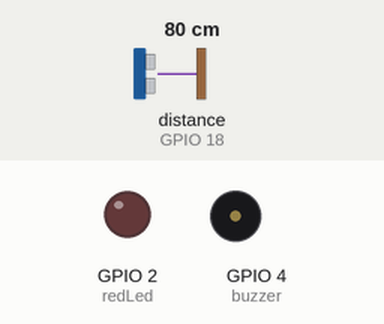
This sketch was run on a simulated ESP32. Parts: output pins drawn as LEDs (lit = HIGH), buzzer (waves = sounding). Wiring (inferred from the names in the program): ultrasonic range finder: trigger GPIO 5; echo GPIO 18. Inputs (shaded band) come from the test bench; at power-on: distance to the obstacle (sensor on GPIO 18) 80 cm. The echo pulse lasts 58.3 µs per cm; WiFi joins after 1.5 s; servers stay silent unless stated; pins used as bus, display or sensor lines are not drawn; what the sketch prints to the serial monitor is not drawn.

Above: at 2.7 s.
2.8 s: distance to the obstacle (sensor on GPIO 18) set to 30 cm
5.5 s: distance to the obstacle (sensor on GPIO 18) set to 24 cm
At 6.4 s:
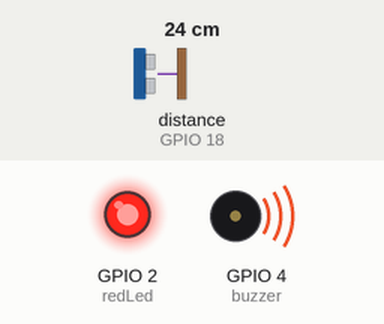
8.2 s: distance to the obstacle (sensor on GPIO 18) set to 35 cm
At 10.7 s:
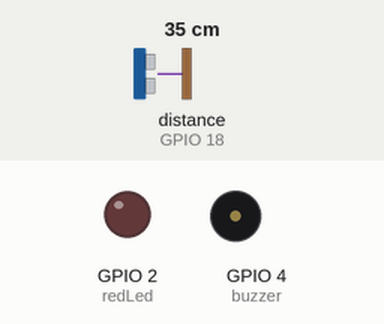
11.0 s: distance to the obstacle (sensor on GPIO 18) set to 2 cm
At 12.4 s:
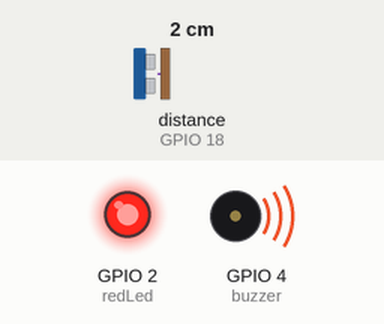
Timing chart, 0 to 14.0 s (numbered marks = the images above; inputs shaded):
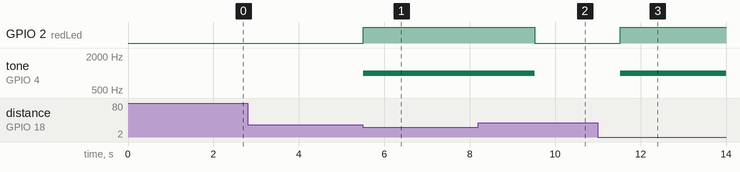

The sketch:

flood_monitoring.ino
```cpp
#include <WiFi.h>

const char* ssid = "Wokwi-GUEST";
const char* password = "";

const int trigPin = 5;
const int echoPin = 18;
const int redLed = 2;
const int buzzer = 4;

const int drainDepth = 100;
const int dangerThreshold = 75;

void setup() {
  Serial.begin(115200);
  pinMode(trigPin, OUTPUT);
  pinMode(echoPin, INPUT);
  pinMode(redLed, OUTPUT);
  pinMode(buzzer, OUTPUT);

  WiFi.begin(ssid, password);
  Serial.print("Connecting to WiFi");
  while (WiFi.status() != WL_CONNECTED) {
    delay(500);
    Serial.print(".");
  }
  Serial.println("\nConnected to WiFi!");
}

void loop() {
  digitalWrite(trigPin, LOW);
  delayMicroseconds(2);
  digitalWrite(trigPin, HIGH);
  delayMicroseconds(10);
  digitalWrite(trigPin, LOW);

  long duration = pulseIn(echoPin, HIGH);
  int distanceToWater = duration * 0.034 / 2;

  int waterLevel = drainDepth - distanceToWater;
  if (waterLevel < 0) waterLevel = 0;

  Serial.print("Current Water Level: ");
  Serial.print(waterLevel);
  Serial.println(" cm");

  if (waterLevel >= dangerThreshold) {
    digitalWrite(redLed, HIGH);
    tone(buzzer, 1000);
    Serial.println("ALERT: Flood Risk!");
  } else {
    digitalWrite(redLed, LOW);
    noTone(buzzer);
    Serial.println("Status: Normal");
  }

  delay(2000);
}
```

Measured:
- the behaviour switches between 27 and 26 cm on distance to the obstacle (sensor on GPIO 18) (found by bisection; images 0 and 1)
- after the input at 2.8 s, every drawn part: stays the same
- after the input at 5.5 s, GPIO 2 (redLed): LOW → HIGH at once; tone on GPIO 4 (buzzer): silent → 1000 Hz at once
- after the input at 8.2 s, GPIO 2 (redLed): HIGH → LOW after 1.3 s; tone on GPIO 4 (buzzer): 1000 Hz → silent after 1.3 s
- after the input at 11.0 s, GPIO 2 (redLed): LOW → HIGH after 0.52 s; tone on GPIO 4 (buzzer): silent → 1000 Hz after 0.52 s
